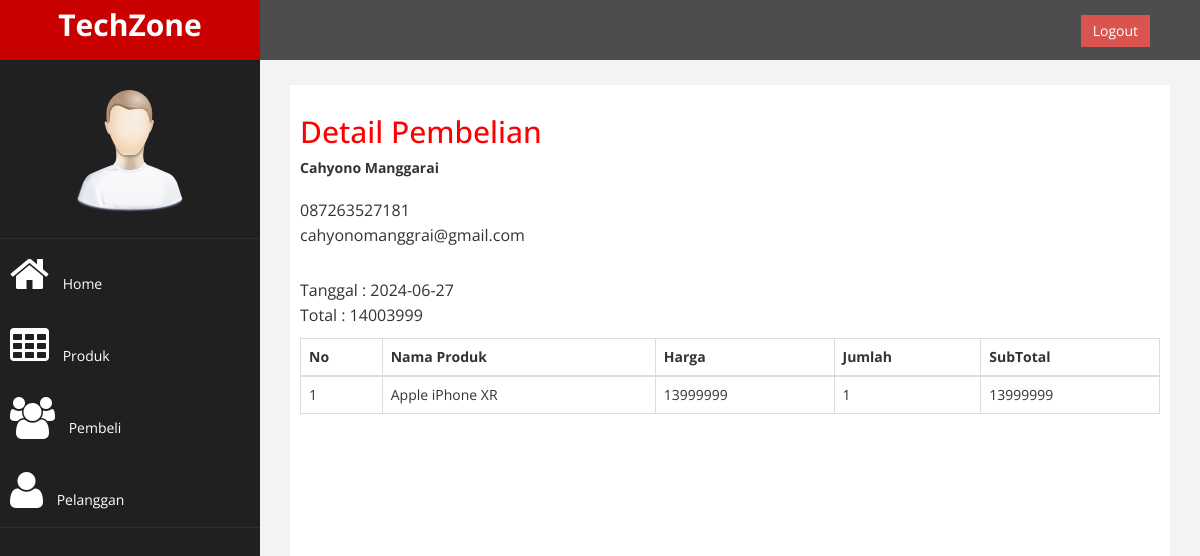
The app's page /admin/index.php?halaman=detail&id=44 (signed in) with its own data.
### tables this page shows
CREATE TABLE `pembelian` (
  `id_pembelian` int(11) NOT NULL,
  `id_pelanggan` int(11) NOT NULL,
  `id_ongkir` int(11) NOT NULL,
  `tanggal_pembelian` date NOT NULL,
  `total_pembelian` int(11) NOT NULL,
  `nama_kota` varchar(255) NOT NULL,
  `tarif` int(11) NOT NULL,
  `alamat_pengiriman` text NOT NULL,
  `status_pembelian` varchar(255) NOT NULL DEFAULT 'MENUNGGU PEMBAYARAN',
  `resi_pengiriman` varchar(255) NOT NULL,
  `admin_id` int(11) DEFAULT NULL
);

CREATE TABLE `pelanggan` (
  `id_pelanggan` int(11) NOT NULL,
  `email_pelanggan` varchar(255) NOT NULL,
  `password_pelanggan` varchar(255) NOT NULL,
  `nama_pelanggan` varchar(255) NOT NULL,
  `telepon_pelanggan` varchar(255) NOT NULL,
  `admin_id` int(11) DEFAULT NULL
);

CREATE TABLE `pembelian_produk` (
  `id_pembelian_produk` int(11) NOT NULL,
  `id_pembelian` int(11) NOT NULL,
  `id_produk` int(11) NOT NULL,
  `jumlah_produk` int(11) NOT NULL,
  `nama` varchar(255) NOT NULL,
  `harga` int(11) NOT NULL,
  `kelas` varchar(255) NOT NULL,
  `subharga` int(11) NOT NULL
);

CREATE TABLE `produk` (
  `id_produk` int(11) NOT NULL,
  `nama_produk` varchar(255) NOT NULL,
  `harga_produk` int(11) NOT NULL,
  `kelas_produk` varchar(255) NOT NULL,
  `foto_produk` varchar(255) NOT NULL,
  `deskripsi_produk` text NOT NULL,
  `admin_id` int(11) DEFAULT NULL
);

### admin/detail.php (the view)
<h2>Detail Pembelian</h2>
<?php
$ambil = $db_koneksi->query("SELECT * FROM pembelian JOIN pelanggan
        ON pembelian.id_pelanggan=pelanggan.id_pelanggan
        WHERE pembelian.id_pembelian='$_GET[id]'");
$detail = $ambil->fetch_assoc();
?>
<strong><?php echo $detail['nama_pelanggan']; ?></strong> <br>
<p>
    <?php echo $detail['telepon_pelanggan']; ?> <br>
    <?php echo $detail['email_pelanggan']; ?>
</p>
<p>
    Tanggal : <?php echo $detail['tanggal_pembelian']; ?> <br>
    Total : <?php echo $detail['total_pembelian']; ?>
</p>
<table class="table table-bordered">
    <thead>
        <tr>
            <th>No</th>
            <th>Nama Produk</th>
            <th>Harga</th>
            <th>Jumlah</th>
            <th>SubTotal</th>
        </tr>
    </thead>
    <tbody>
        <?php $nomor=1 ?>
        <?php
        $ambil = $db_koneksi->query("SELECT * FROM pembelian_produk JOIN produk ON
        pembelian_produk.id_produk=produk.id_produk WHERE pembelian_produk.id_pembelian='$_GET[id]'");
        ?>
        <?php while($pecah = $ambil->fetch_assoc()) { ?>
        <tr>
            <td><?php echo $nomor; ?></td>
            <td><?php echo $pecah['nama_produk']; ?></td>
            <td><?php echo $pecah['harga_produk']; ?></td>
            <td><?php echo $pecah['jumlah_produk']; ?></td>
            <td>
                <?php echo $pecah['harga_produk'] * $pecah['jumlah_produk']; ?>
            </td>
        </tr>
        <?php $nomor++; ?>
        <?php } ?>
    </tbody>
</table>

### admin/assets/css/custom.css (style rules this page uses)
body { font-family: "Open Sans", sans-serif; }
h2 { color: #f00; }
p { font-size: 16px; line-height: 25px; padding-top: 20px; }

### records on screen
pembelian: id_pelanggan.nama_pelanggan "Cahyono Manggarai", id_pelanggan.telepon_pelanggan "087263527181", id_pelanggan.email_pelanggan "cahyonomanggrai@gmail.com", tanggal_pembelian "2024-06-27", total_pembelian "14003999"
pembelian_produk: id_produk.nama_produk "Apple iPhone XR", id_produk.harga_produk "13999999", jumlah_produk "1", $pecah['harga_produk']*$pecah['jumlah_produk'] "13999999"
